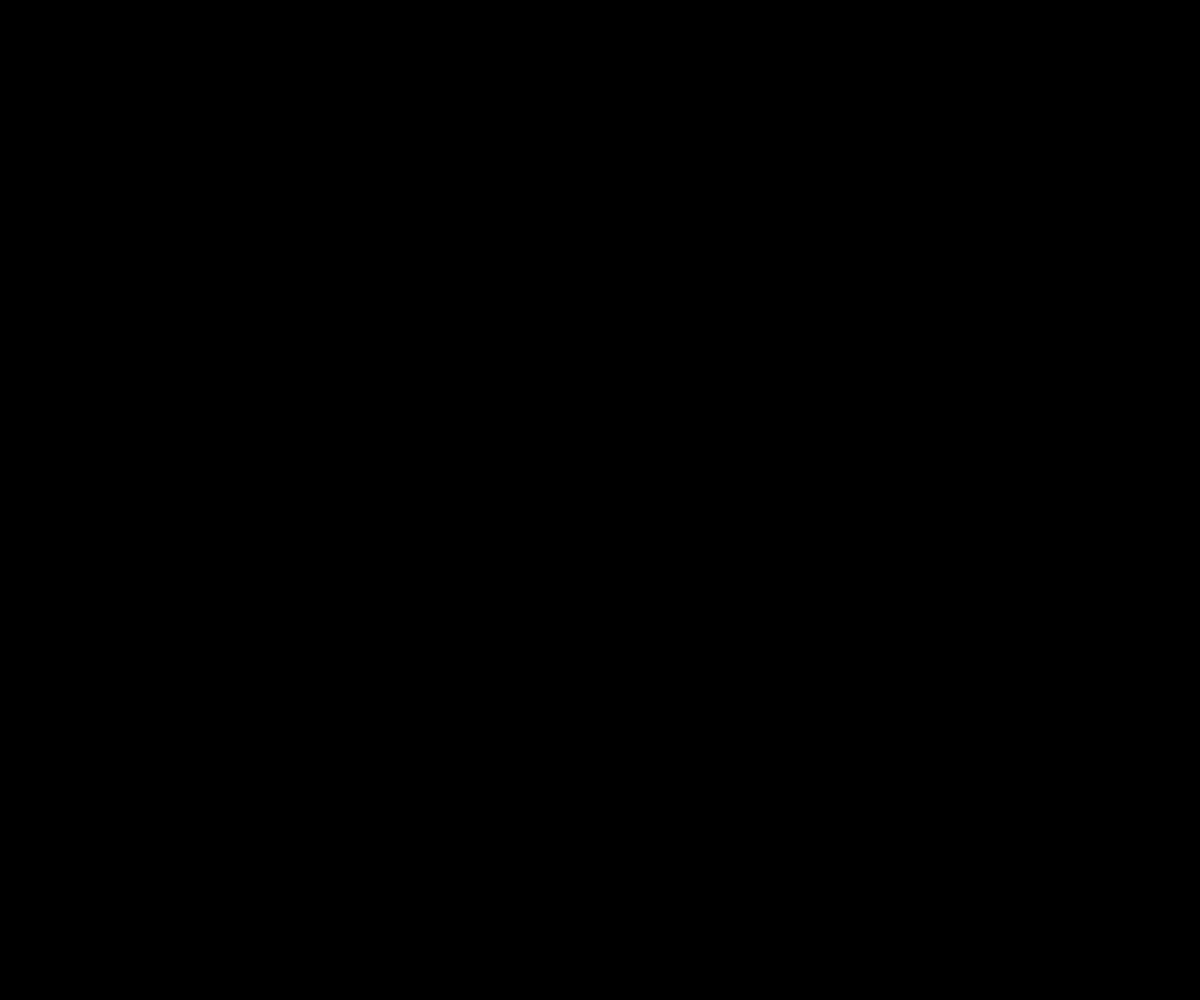
Frame 1 (no input)
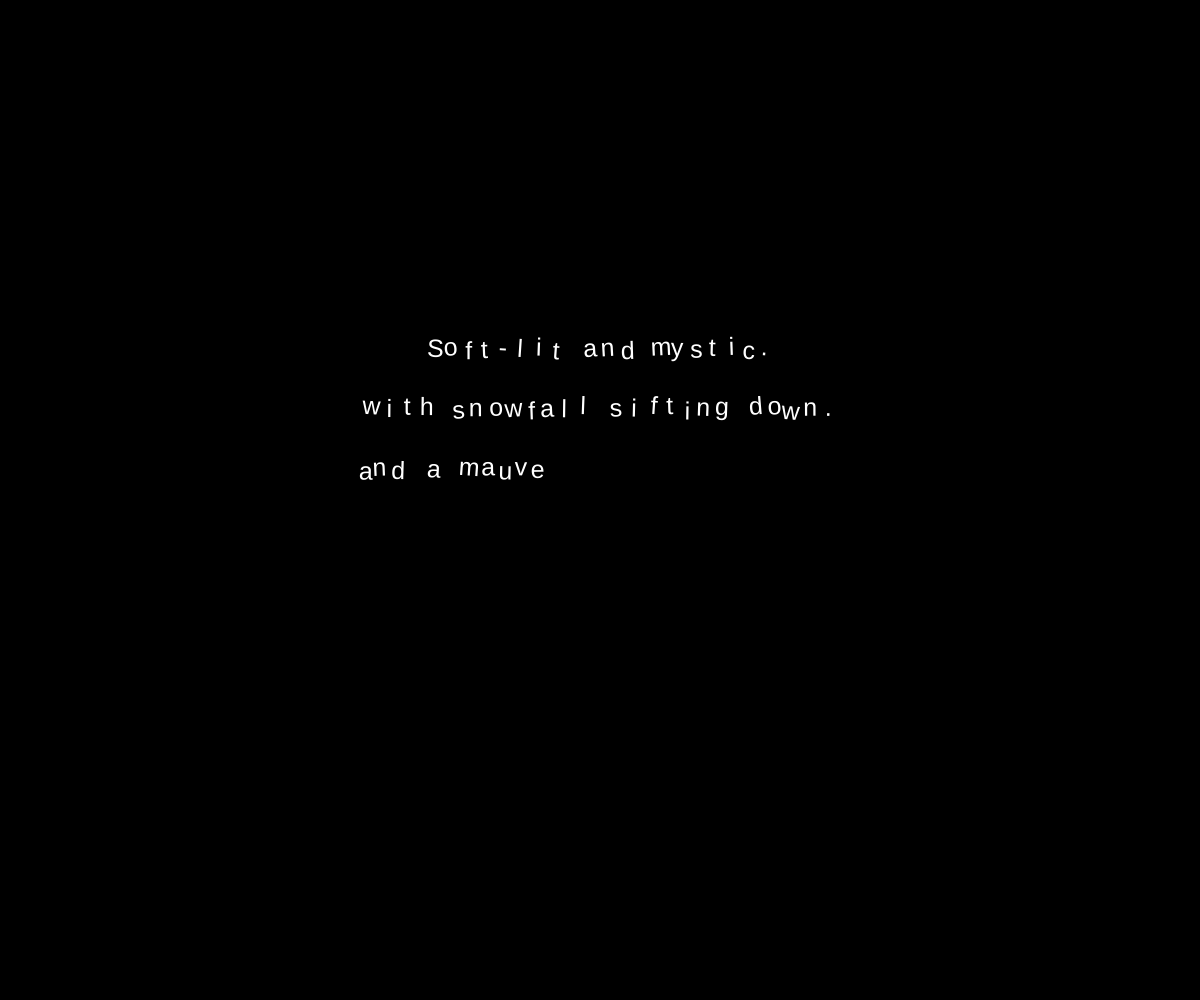
Frame 60 (no input)
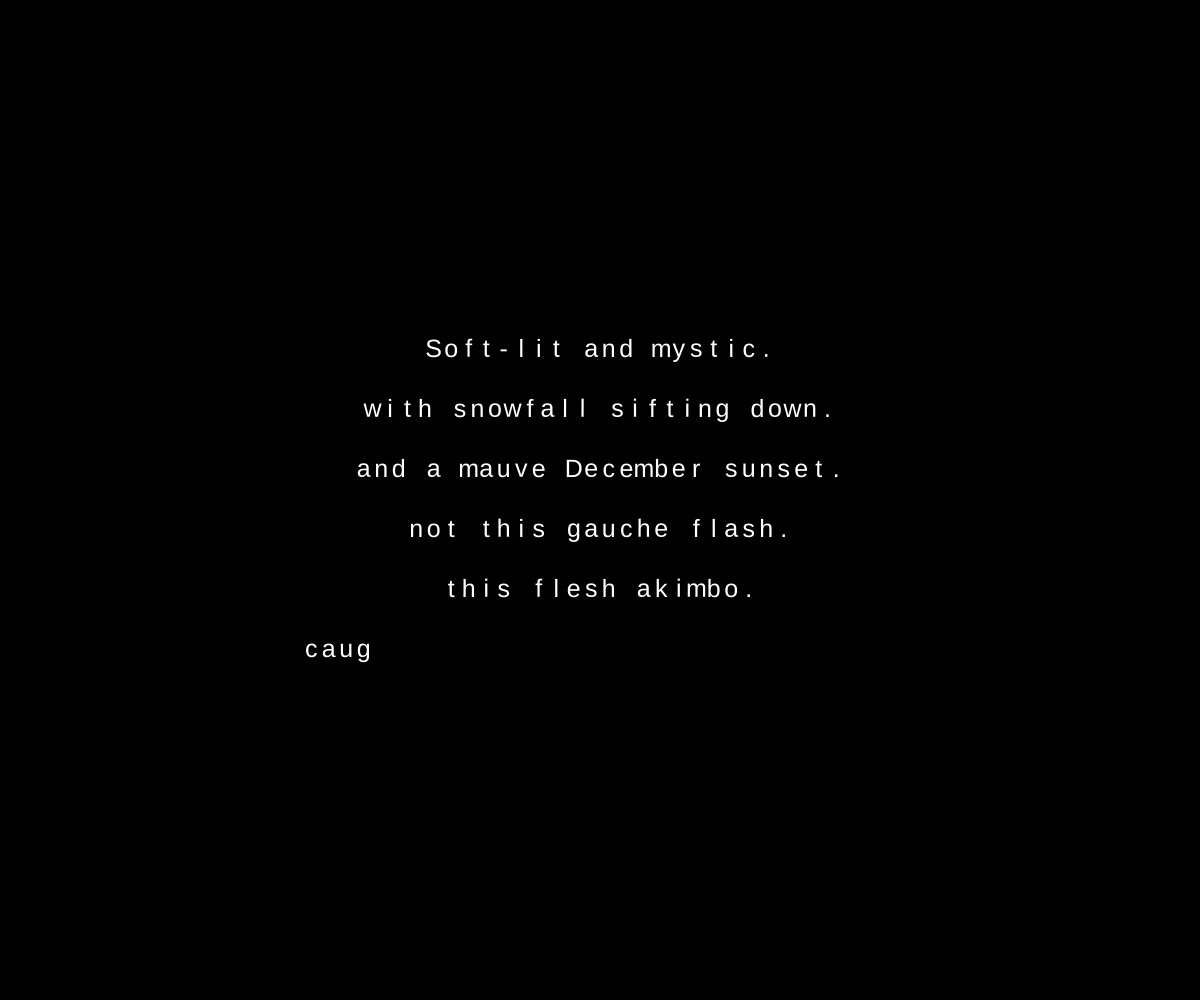
Frame 120 (the mouse pressed at the canvas centre since frame 60)

The p5.js sketch that drew these frames (run headless with seeded random() and noise() and a simulated clock; from frame 60 on, the mouse is pressed at the canvas centre):

// p5.js sketch
// ── sketch.js
let textLines = `
Soft-lit and mystic.

with snowfall sifting down.

and a mauve December sunset.

not this gauche flash.

this flesh akimbo.

caught in the glare of your stare.
`.trim().split('\n');
let charData = [];
let fontSize;
let lineSpacing;
let letterSpacing;
let isReadingMode = false;
let currentCharIndex = 0;
let distortionAmount = 1.0;
let targetDistortion = 1.0;
let restoreTimer = null;
let customFont;

function preload() {
 
}

function setup() {
  createCanvas(windowWidth, windowHeight);
  prepareLayout();
}

function windowResized() {
  resizeCanvas(windowWidth, windowHeight);
  prepareLayout();
}

function prepareLayout() {
  charData = [];

  fontSize = max(20, min(windowWidth, windowHeight) / 40);
  lineSpacing = fontSize * 1.2;
  letterSpacing = fontSize * 1.2;

  textSize(fontSize);
  textAlign(CENTER, CENTER);

  // 1. 边页距（左右各10%）
  marginX = width * 0.10;
  let maxLineWidth = width - marginX * 2;

  let startY = (height - (textLines.length - 1) * lineSpacing) / 2;

  for (let line = 0; line < textLines.length; line++) {
    let lineText = textLines[line];

    // 动态调整该行字距，使行宽不超过最大宽度
    let thisLetterSpacing = letterSpacing;
    if (lineText.length > 1) {
      let idealSpacing = maxLineWidth / (lineText.length - 1);
      // 限制最小/最大字距，防止太密集或太稀疏
      thisLetterSpacing = constrain(idealSpacing, fontSize * 0.25, fontSize * 0.7);
    }
    let lineWidth = (lineText.length - 1) * thisLetterSpacing;

    // 居中起点（加上marginX后再加剩余空白的一半）
    let centerX = marginX + (maxLineWidth - lineWidth) / 2;

    let y = startY + line * lineSpacing;
    for (let i = 0; i < lineText.length; i++) {
      let x = centerX + i * thisLetterSpacing;
      let char = lineText[i];
      charData.push({ x, y, baseX: x, baseY: y, char, angle: 0 });
    }
  }
  currentCharIndex = 0;
}

function draw() {
  background(0);
  fill(255);
  distortionAmount = lerp(distortionAmount, targetDistortion, 0.05);

  for (let i = 0; i < charData.length && i < currentCharIndex; i++) {
    let c = charData[i];
    push();
    translate(c.x, c.y);
    rotate(radians(c.angle));
    text(c.char, 0, 0);
    pop();

    // 扰动大小适中，所有字符幅度一致
    let factor = distortionAmount;
    c.x = c.baseX + random(-2, 2) * factor;
    c.y = c.baseY + random(-3, 3) * factor;
    c.angle = random(-5, 5) * factor;
  }

  if (currentCharIndex < charData.length) {
    currentCharIndex += 1;
  }
}

function mousePressed() {
  isReadingMode = true;
  targetDistortion = 0;
  if (restoreTimer) {
    clearTimeout(restoreTimer);
    restoreTimer = null;
  }
}

function mouseReleased() {
  isReadingMode = false;
  restoreTimer = setTimeout(() => {
    targetDistortion = 1;
    restoreTimer = null;
  }, 2000);
}

// ... 你之前的代码 ...

function mousePressed() {
  isReadingMode = true;
  targetDistortion = 0;
  if (restoreTimer) {
    clearTimeout(restoreTimer);
    restoreTimer = null;
  }
}

function mouseReleased() {
  isReadingMode = false;
  restoreTimer = setTimeout(() => {
    targetDistortion = 1;
    restoreTimer = null;
  }, 2000);
}

// === 移动端触摸兼容 ===
function touchStarted() {
  mousePressed();
  return false; // 防止浏览器页面滑动
}

function touchEnded() {
  mouseReleased();
  return false;
}
